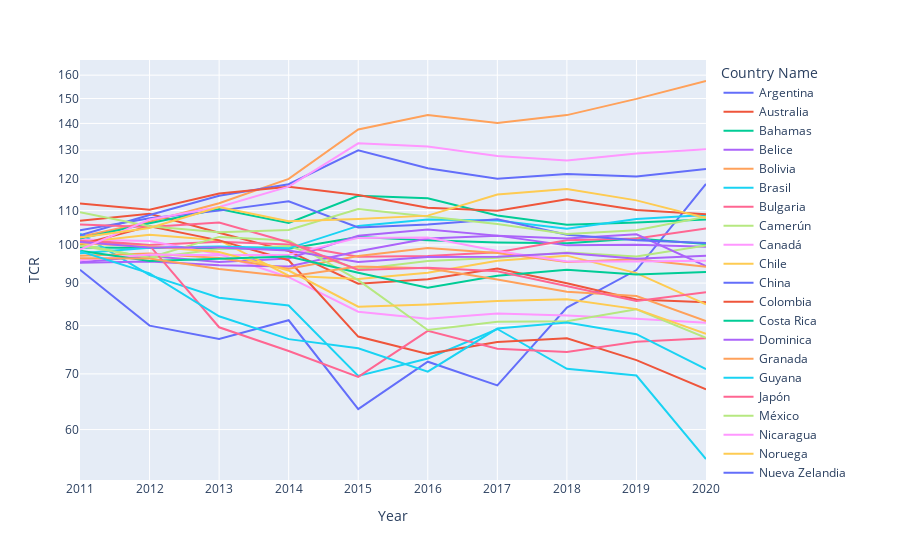

Here is the notebook cell this chart was saved with:
### Code cell
fig = px.line(final, x="Year", y="TCR", color='Country Name',log_y=True)
fig.show()

### Figure 1 — Plotly figure (JSON) as saved in the notebook; plotly's stock layout.template omitted (floating-point values rounded to 4 significant figures)
{"data": [{"hovertemplate": "Country Name=Argentina<br>Year=%{x}<br>TCR=%{y}<extra></extra>", "legendgroup": "Argentina", "line": {"color": "#636efa", "dash": "solid"}, "mode": "lines", "name": "Argentina", "orientation": "v", "showlegend": true, "type": "scatter", "x": ["2011", "2012", "2013", "2014", "2015", "2016", "2017", "2018", "2019", "2020"], "xaxis": "x", "y": [93.4, 80, 77.1, 81.2, 63.5, 72.4, 67.8, 84.1, 93.3, 118.4], "yaxis": "y"}, {"hovertemplate": "Country Name=Australia<br>Year=%{x}<br>TCR=%{y}<extra></extra>", "legendgroup": "Australia", "line": {"color": "#EF553B", "dash": "solid"}, "mode": "lines", "name": "Australia", "orientation": "v", "showlegend": true, "type": "scatter", "x": ["2011", "2012", "2013", "2014", "2015", "2016", "2017", "2018", "2019", "2020"], "xaxis": "x", "y": [107.0, 109.0, 103.5, 98.32, 89.85, 90.93, 93.69, 89.95, 86.01, 85.36], "yaxis": "y"}, {"hovertemplate": "Country Name=Bahamas<br>Year=%{x}<br>TCR=%{y}<extra></extra>", "legendgroup": "Bahamas", "line": {"color": "#00cc96", "dash": "solid"}, "mode": "lines", "name": "Bahamas", "orientation": "v", "showlegend": true, "type": "scatter", "x": ["2011", "2012", "2013", "2014", "2015", "2016", "2017", "2018", "2019", "2020"], "xaxis": "x", "y": [99.34, 99.26, 99.01, 99, 102.3, 101.3, 100.7, 100.5, 101.8, 100.3], "yaxis": "y"}, {"hovertemplate": "Country Name=Belice<br>Year=%{x}<br>TCR=%{y}<extra></extra>", "legendgroup": "Belice", "line": {"color": "#ab63fa", "dash": "solid"}, "mode": "lines", "name": "Belice", "orientation": "v", "showlegend": true, "type": "scatter", "x": ["2011", "2012", "2013", "2014", "2015", "2016", "2017", "2018", "2019", "2020"], "xaxis": "x", "y": [95.37, 96.98, 95.4, 96.35, 102.6, 104.4, 102.6, 99.9, 100.1, 99.54], "yaxis": "y"}, {"hovertemplate": "Country Name=Bolivia<br>Year=%{x}<br>TCR=%{y}<extra></extra>", "legendgroup": "Bolivia", "line": {"color": "#FFA15A", "dash": "solid"}, "mode": "lines", "name": "Bolivia", "orientation": "v", "showlegend": true, "type": "scatter", "x": ["2011", "2012", "2013", "2014", "2015", "2016", "2017", "2018", "2019", "2020"], "xaxis": "x", "y": [102.3, 106.7, 112.3, 120.1, 137.7, 143.3, 140.1, 143.3, 149.8, 157.4], "yaxis": "y"}, {"hovertemplate": "Country Name=Brasil<br>Year=%{x}<br>TCR=%{y}<extra></extra>", "legendgroup": "Brasil", "line": {"color": "#19d3f3", "dash": "solid"}, "mode": "lines", "name": "Brasil", "orientation": "v", "showlegend": true, "type": "scatter", "x": ["2011", "2012", "2013", "2014", "2015", "2016", "2017", "2018", "2019", "2020"], "xaxis": "x", "y": [103.2, 92.01, 86.43, 84.59, 69.62, 73.04, 79.26, 70.98, 69.68, 55.31], "yaxis": "y"}, {"hovertemplate": "Country Name=Bulgaria<br>Year=%{x}<br>TCR=%{y}<extra></extra>", "legendgroup": "Bulgaria", "line": {"color": "#FF6692", "dash": "solid"}, "mode": "lines", "name": "Bulgaria", "orientation": "v", "showlegend": true, "type": "scatter", "x": ["2011", "2012", "2013", "2014", "2015", "2016", "2017", "2018", "2019", "2020"], "xaxis": "x", "y": [101.5, 100.0, 100.9, 100.1, 96.82, 96.97, 98.04, 101.3, 101.8, 104.7], "yaxis": "y"}, {"hovertemplate": "Country Name=Camerún<br>Year=%{x}<br>TCR=%{y}<extra></extra>", "legendgroup": "Camerún", "line": {"color": "#B6E880", "dash": "solid"}, "mode": "lines", "name": "Camerún", "orientation": "v", "showlegend": true, "type": "scatter", "x": ["2011", "2012", "2013", "2014", "2015", "2016", "2017", "2018", "2019", "2020"], "xaxis": "x", "y": [100.2, 96.46, 98.92, 99.72, 93.54, 95.64, 96.53, 97.92, 96.85, 99.85], "yaxis": "y"}, {"hovertemplate": "Country Name=Canadá<br>Year=%{x}<br>TCR=%{y}<extra></extra>", "legendgroup": "Canadá", "line": {"color": "#FF97FF", "dash": "solid"}, "mode": "lines", "name": "Canadá", "orientation": "v", "showlegend": true, "type": "scatter", "x": ["2011", "2012", "2013", "2014", "2015", "2016", "2017", "2018", "2019", "2020"], "xaxis": "x", "y": [101.6, 101.1, 97.48, 91.48, 83.13, 81.53, 82.75, 82.3, 81.52, 80.63], "yaxis": "y"}, {"hovertemplate": "Country Name=Chile<br>Year=%{x}<br>TCR=%{y}<extra></extra>", "legendgroup": "Chile", "line": {"color": "#FECB52", "dash": "solid"}, "mode": "lines", "name": "Chile", "orientation": "v", "showlegend": true, "type": "scatter", "x": ["2011", "2012", "2013", "2014", "2015", "2016", "2017", "2018", "2019", "2020"], "xaxis": "x", "y": [100.7, 102.9, 101.3, 91.87, 90.99, 92.62, 95.74, 97.1, 92.52, 84.86], "yaxis": "y"}, {"hovertemplate": "Country Name=China<br>Year=%{x}<br>TCR=%{y}<extra></extra>", "legendgroup": "China", "line": {"color": "#636efa", "dash": "solid"}, "mode": "lines", "name": "China", "orientation": "v", "showlegend": true, "type": "scatter", "x": ["2011", "2012", "2013", "2014", "2015", "2016", "2017", "2018", "2019", "2020"], "xaxis": "x", "y": [102.7, 108.7, 114.6, 118.3, 130.0, 123.7, 120.1, 121.7, 120.9, 123.4], "yaxis": "y"}, {"hovertemplate": "Country Name=Colombia<br>Year=%{x}<br>TCR=%{y}<extra></extra>", "legendgroup": "Colombia", "line": {"color": "#EF553B", "dash": "solid"}, "mode": "lines", "name": "Colombia", "orientation": "v", "showlegend": true, "type": "scatter", "x": ["2011", "2012", "2013", "2014", "2015", "2016", "2017", "2018", "2019", "2020"], "xaxis": "x", "y": [100.1, 105.3, 101.3, 95.87, 77.62, 73.99, 76.44, 77.23, 72.71, 67.05], "yaxis": "y"}, {"hovertemplate": "Country Name=Costa Rica<br>Year=%{x}<br>TCR=%{y}<extra></extra>", "legendgroup": "Costa Rica", "line": {"color": "#00cc96", "dash": "solid"}, "mode": "lines", "name": "Costa Rica", "orientation": "v", "showlegend": true, "type": "scatter", "x": ["2011", "2012", "2013", "2014", "2015", "2016", "2017", "2018", "2019", "2020"], "xaxis": "x", "y": [101.8, 106.2, 110.5, 106.3, 114.6, 113.8, 108.5, 105.7, 106.4, 107.3], "yaxis": "y"}, {"hovertemplate": "Country Name=Dominica<br>Year=%{x}<br>TCR=%{y}<extra></extra>", "legendgroup": "Dominica", "line": {"color": "#ab63fa", "dash": "solid"}, "mode": "lines", "name": "Dominica", "orientation": "v", "showlegend": true, "type": "scatter", "x": ["2011", "2012", "2013", "2014", "2015", "2016", "2017", "2018", "2019", "2020"], "xaxis": "x", "y": [95.2, 95.55, 94.52, 94.22, 98.27, 101.8, 102.6, 101.8, 103.0, 94.36], "yaxis": "y"}, {"hovertemplate": "Country Name=Granada<br>Year=%{x}<br>TCR=%{y}<extra></extra>", "legendgroup": "Granada", "line": {"color": "#FFA15A", "dash": "solid"}, "mode": "lines", "name": "Granada", "orientation": "v", "showlegend": true, "type": "scatter", "x": ["2011", "2012", "2013", "2014", "2015", "2016", "2017", "2018", "2019", "2020"], "xaxis": "x", "y": [97.06, 97.71, 96.46, 93.63, 97.02, 99.15, 97.79, 95.43, 96.12, 94.16], "yaxis": "y"}, {"hovertemplate": "Country Name=Guyana<br>Year=%{x}<br>TCR=%{y}<extra></extra>", "legendgroup": "Guyana", "line": {"color": "#19d3f3", "dash": "solid"}, "mode": "lines", "name": "Guyana", "orientation": "v", "showlegend": true, "type": "scatter", "x": ["2011", "2012", "2013", "2014", "2015", "2016", "2017", "2018", "2019", "2020"], "xaxis": "x", "y": [97.76, 99.27, 99.58, 99.08, 105.4, 107.3, 107.0, 104.6, 107.5, 108.7], "yaxis": "y"}, {"hovertemplate": "Country Name=Japón<br>Year=%{x}<br>TCR=%{y}<extra></extra>", "legendgroup": "Japón", "line": {"color": "#FF6692", "dash": "solid"}, "mode": "lines", "name": "Japón", "orientation": "v", "showlegend": true, "type": "scatter", "x": ["2011", "2012", "2013", "2014", "2015", "2016", "2017", "2018", "2019", "2020"], "xaxis": "x", "y": [101.1, 99.89, 79.64, 74.58, 69.42, 78.85, 75.03, 74.37, 76.53, 77.25], "yaxis": "y"}, {"hovertemplate": "Country Name=México<br>Year=%{x}<br>TCR=%{y}<extra></extra>", "legendgroup": "México", "line": {"color": "#B6E880", "dash": "solid"}, "mode": "lines", "name": "México", "orientation": "v", "showlegend": true, "type": "scatter", "x": ["2011", "2012", "2013", "2014", "2015", "2016", "2017", "2018", "2019", "2020"], "xaxis": "x", "y": [99.8, 96.63, 102.3, 101.2, 90.75, 79.03, 80.88, 80.99, 83.69, 77.35], "yaxis": "y"}, {"hovertemplate": "Country Name=Nicaragua<br>Year=%{x}<br>TCR=%{y}<extra></extra>", "legendgroup": "Nicaragua", "line": {"color": "#FF97FF", "dash": "solid"}, "mode": "lines", "name": "Nicaragua", "orientation": "v", "showlegend": true, "type": "scatter", "x": ["2011", "2012", "2013", "2014", "2015", "2016", "2017", "2018", "2019", "2020"], "xaxis": "x", "y": [95.88, 97.43, 97.23, 97.32, 102.0, 102.1, 98.33, 95.57, 95.54, 95.72], "yaxis": "y"}, {"hovertemplate": "Country Name=Noruega<br>Year=%{x}<br>TCR=%{y}<extra></extra>", "legendgroup": "Noruega", "line": {"color": "#FECB52", "dash": "solid"}, "mode": "lines", "name": "Noruega", "orientation": "v", "showlegend": true, "type": "scatter", "x": ["2011", "2012", "2013", "2014", "2015", "2016", "2017", "2018", "2019", "2020"], "xaxis": "x", "y": [100.4, 99.6, 98.1, 93.19, 84.31, 84.82, 85.65, 86.06, 83.74, 78.2], "yaxis": "y"}, {"hovertemplate": "Country Name=Nueva Zelandia<br>Year=%{x}<br>TCR=%{y}<extra></extra>", "legendgroup": "Nueva Zelandia", "line": {"color": "#636efa", "dash": "solid"}, "mode": "lines", "name": "Nueva Zelandia", "orientation": "v", "showlegend": true, "type": "scatter", "x": ["2011", "2012", "2013", "2014", "2015", "2016", "2017", "2018", "2019", "2020"], "xaxis": "x", "y": [104.2, 107.7, 110.0, 112.9, 105.0, 105.8, 107.4, 102.9, 101.3, 100.6], "yaxis": "y"}, {"hovertemplate": "Country Name=Paraguay<br>Year=%{x}<br>TCR=%{y}<extra></extra>", "legendgroup": "Paraguay", "line": {"color": "#EF553B", "dash": "solid"}, "mode": "lines", "name": "Paraguay", "orientation": "v", "showlegend": true, "type": "scatter", "x": ["2011", "2012", "2013", "2014", "2015", "2016", "2017", "2018", "2019", "2020"], "xaxis": "x", "y": [112.2, 110.3, 115.3, 117.5, 114.8, 110.8, 109.9, 113.5, 110.2, 108.9], "yaxis": "y"}, {"hovertemplate": "Country Name=Polonia<br>Year=%{x}<br>TCR=%{y}<extra></extra>", "legendgroup": "Polonia", "line": {"color": "#00cc96", "dash": "solid"}, "mode": "lines", "name": "Polonia", "orientation": "v", "showlegend": true, "type": "scatter", "x": ["2011", "2012", "2013", "2014", "2015", "2016", "2017", "2018", "2019", "2020"], "xaxis": "x", "y": [98.43, 95.68, 96.26, 96.86, 92.61, 88.86, 91.83, 93.37, 92.18, 92.8], "yaxis": "y"}, {"hovertemplate": "Country Name=Portugal<br>Year=%{x}<br>TCR=%{y}<extra></extra>", "legendgroup": "Portugal", "line": {"color": "#ab63fa", "dash": "solid"}, "mode": "lines", "name": "Portugal", "orientation": "v", "showlegend": true, "type": "scatter", "x": ["2011", "2012", "2013", "2014", "2015", "2016", "2017", "2018", "2019", "2020"], "xaxis": "x", "y": [100.8, 99.28, 99.28, 98.47, 95.42, 96.72, 96.81, 97.8, 96.27, 97.1], "yaxis": "y"}, {"hovertemplate": "Country Name=República Dominicana<br>Year=%{x}<br>TCR=%{y}<extra></extra>", "legendgroup": "República Dominicana", "line": {"color": "#FFA15A", "dash": "solid"}, "mode": "lines", "name": "República Dominicana", "orientation": "v", "showlegend": true, "type": "scatter", "x": ["2011", "2012", "2013", "2014", "2015", "2016", "2017", "2018", "2019", "2020"], "xaxis": "x", "y": [96.42, 96.33, 93.55, 91.64, 94.2, 93.77, 90.88, 87.85, 86.83, 81.02], "yaxis": "y"}, {"hovertemplate": "Country Name=Sudáfrica<br>Year=%{x}<br>TCR=%{y}<extra></extra>", "legendgroup": "Sudáfrica", "line": {"color": "#19d3f3", "dash": "solid"}, "mode": "lines", "name": "Sudáfrica", "orientation": "v", "showlegend": true, "type": "scatter", "x": ["2011", "2012", "2013", "2014", "2015", "2016", "2017", "2018", "2019", "2020"], "xaxis": "x", "y": [98.28, 92.44, 82.09, 77.07, 75.15, 70.43, 79.36, 80.71, 78.14, 70.92], "yaxis": "y"}, {"hovertemplate": "Country Name=Suecia<br>Year=%{x}<br>TCR=%{y}<extra></extra>", "legendgroup": "Suecia", "line": {"color": "#FF6692", "dash": "solid"}, "mode": "lines", "name": "Suecia", "orientation": "v", "showlegend": true, "type": "scatter", "x": ["2011", "2012", "2013", "2014", "2015", "2016", "2017", "2018", "2019", "2020"], "xaxis": "x", "y": [105.8, 105.1, 106.4, 100.8, 93.33, 93.89, 92.98, 89.17, 85.65, 87.73], "yaxis": "y"}, {"hovertemplate": "Country Name=Suiza<br>Year=%{x}<br>TCR=%{y}<extra></extra>", "legendgroup": "Suiza", "line": {"color": "#B6E880", "dash": "solid"}, "mode": "lines", "name": "Suiza", "orientation": "v", "showlegend": true, "type": "scatter", "x": ["2011", "2012", "2013", "2014", "2015", "2016", "2017", "2018", "2019", "2020"], "xaxis": "x", "y": [109.5, 105.3, 103.6, 104.2, 110.5, 108.1, 106, 103.1, 104.2, 108.1], "yaxis": "y"}, {"hovertemplate": "Country Name=Trinidad y Tobago<br>Year=%{x}<br>TCR=%{y}<extra></extra>", "legendgroup": "Trinidad y Tobago", "line": {"color": "#FF97FF", "dash": "solid"}, "mode": "lines", "name": "Trinidad y Tobago", "orientation": "v", "showlegend": true, "type": "scatter", "x": ["2011", "2012", "2013", "2014", "2015", "2016", "2017", "2018", "2019", "2020"], "xaxis": "x", "y": [98.71, 107.3, 111.1, 117.5, 132.5, 131.3, 128.0, 126.3, 128.8, 130.3], "yaxis": "y"}, {"hovertemplate": "Country Name=Uruguay<br>Year=%{x}<br>TCR=%{y}<extra></extra>", "legendgroup": "Uruguay", "line": {"color": "#FECB52", "dash": "solid"}, "mode": "lines", "name": "Uruguay", "orientation": "v", "showlegend": true, "type": "scatter", "x": ["2011", "2012", "2013", "2014", "2015", "2016", "2017", "2018", "2019", "2020"], "xaxis": "x", "y": [102.1, 104.8, 111.1, 106.8, 107.5, 108.5, 115.0, 116.8, 113.2, 107.8], "yaxis": "y"}], "layout": {"legend": {"title": {"text": "Country Name"}, "tracegroupgap": 0}, "margin": {"t": 60}, "xaxis": {"anchor": "y", "domain": [0, 1], "title": {"text": "Year"}}, "yaxis": {"anchor": "x", "domain": [0, 1], "title": {"text": "TCR"}, "type": "log"}}}
